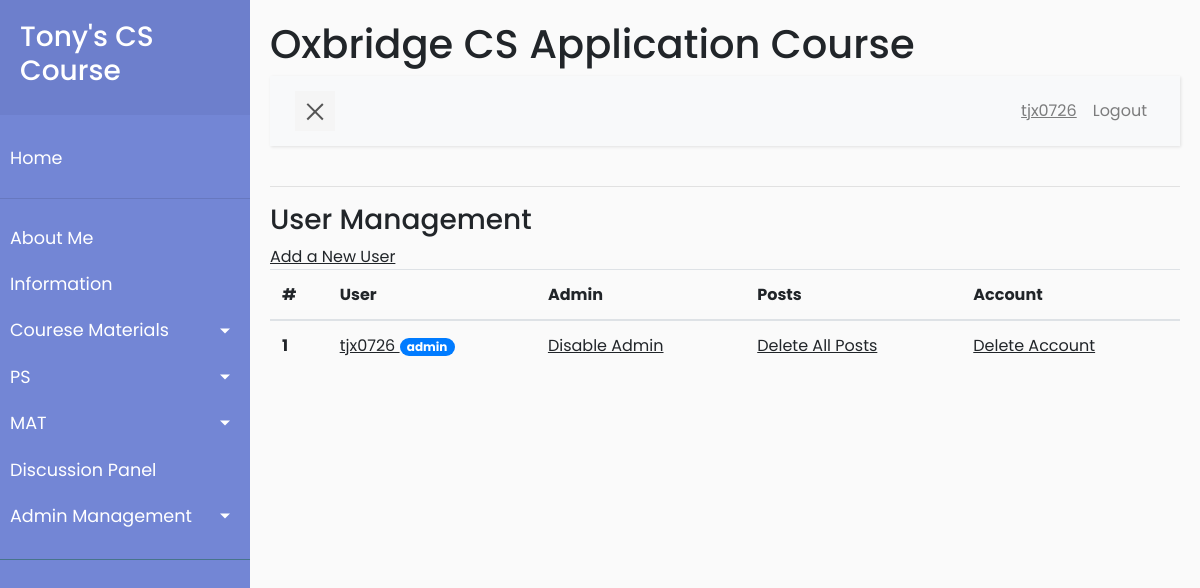
Before: /management/user_management (signed in) with the older database file.
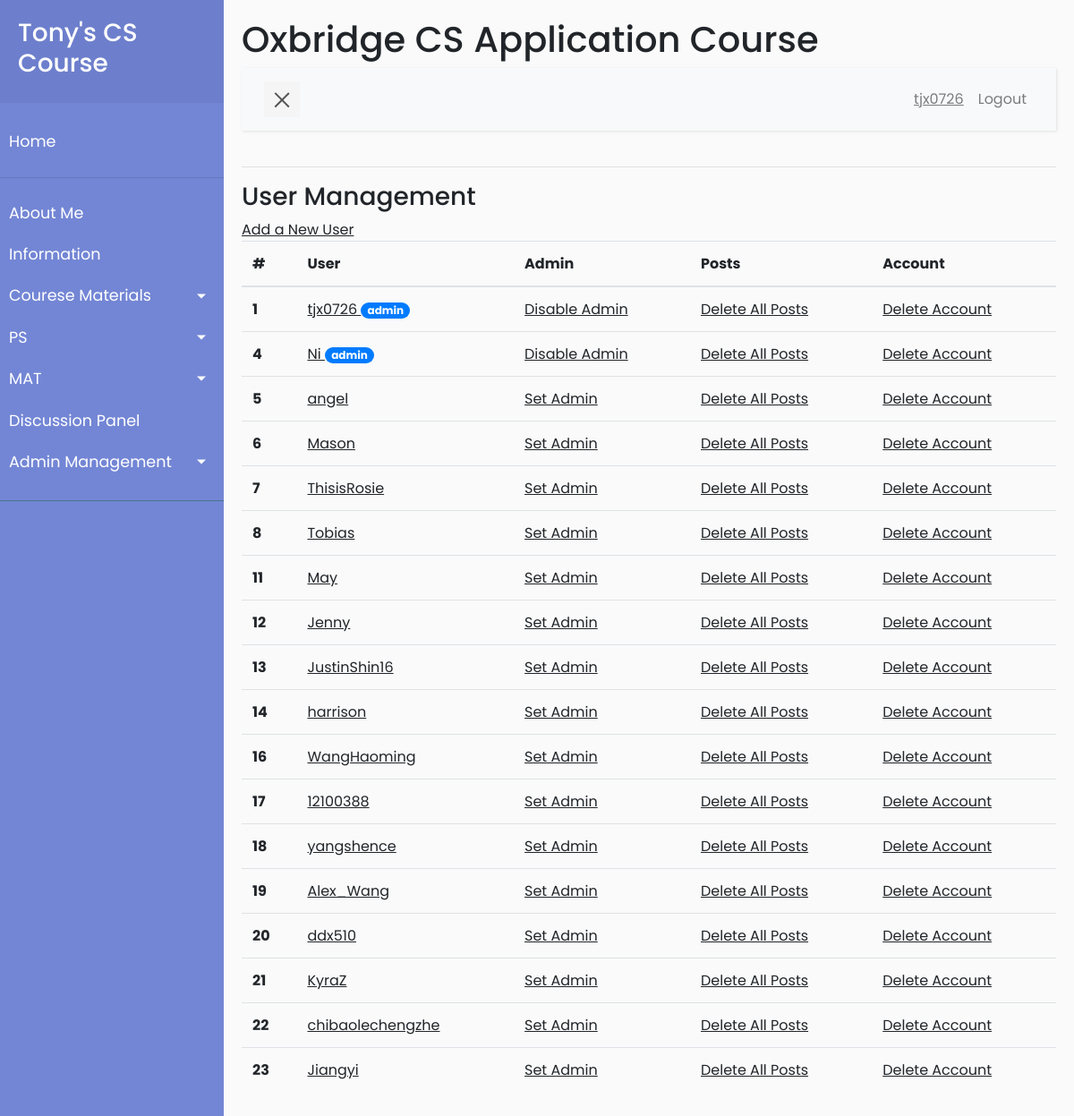
After: the same page with the newer database file.
### app/models.py (models this page shows, shortened)
class User(UserMixin, db.Model):
    id = db.Column(db.Integer, primary_key=True)
    username = db.Column(db.String(64), index=True, unique=True)
    firstname = db.Column(db.String(64), index=True)
    lastname = db.Column(db.String(64), index=True)
    email = db.Column(db.String(120), index=True, unique=True)
    password_hash = db.Column(db.String(128))
    is_admin = db.Column(db.Boolean, default=False)
    posts = db.relationship('Post', backref='author', lazy='dynamic')
    mats = db.relationship('Mat', secondary=user_mat_association,
                           back_populates='viewers')
    mat_results = db.relationship(
        'Mat_result', backref='student', lazy='dynamic')
    ps_own = db.relationship("Ps_files", backref='owner', lazy='dynamic',
                             foreign_keys='Ps_files.user_id_owner')
    ps_by_me = db.relationship("Ps_files", backref='author',
                               lazy='dynamic', foreign_keys='Ps_files.user_id_author')

### app/routes.py (the view)
@app.route('/management/user_management')
@login_required
@admin_requirement
def user_management():
    users = User.query.order_by(User.id).all()
    return render_template('user_management.html', title='User Management',
                           users=users)

### app/models.py (called while the page is built)
@login.user_loader
def load_user(id):
    return User.query.get(int(id))

### app/routes.py (called while the page is built)
def admin_requirement(f):
    from functools import wraps
    @wraps(f)
    def wrap(*args, **kwargs):
        if current_user.is_admin:
            return f(*args, **kwargs)
        else:
            flash('You have no access to admin contents.')
            return redirect(url_for('index'))
    return wrap

### app/templates/user_management.html
{% extends "base.html" %}
{% block content %}
<h3>User Management</h3> <a href="{{ url_for('register') }}"><u>Add a New User</u> </a>
    <table class="table">
        <thead>
        <tr>
            <th scope="col">#</th>
            <th scope="col">User</th>
            <th scope="col">Admin</th>
            <th scope="col">Posts</th>
            <th scope="col">Account</th>
        </tr>
        </thead>
        <tbody>
    {% for u in users %}
        <tr>
            <th scope="row">{{ u.id }}</th>
            <td>
                <u><a href="{{ url_for('user_default', username=u.username) }}">
                            {{u.username}} </a></u>
                {% if u.is_admin %}
                <span class="badge badge-pill badge-primary">admin </span>
                {% endif %}
            </td>
            <td>
                <u><a href="{{ url_for('change_admin', username=u.username) }}">
                {% if u.is_admin%}
                Disable Admin
                {% else %}
                Set Admin
                {% endif%}
                </a></u>
            </td>
            <td>
                <u><a href='{{url_for('delete_user_post_confirm', username=u.username)}}'>
                        Delete All Posts
                </a></u>
            </td>
            <td>
                <u><a href="{{url_for('delete_user_confirm', username=u.username)}}">
                        Delete Account
                </a></u>
            </td>
        </tr>
    {% endfor %}
        </tbody>
    </table>
{% endblock%}

### app/templates/base.html (shortened to what this page needs)
<html lang="en">
    <head>
        <link rel="stylesheet" href="{{  url_for('static', filename='scripts/css/bootstrap.min.css') }}">
        <link rel="stylesheet" href="{{  url_for('static', filename='scripts/css/style5.css') }}">
    </head>
    <body>
        <div class="wrapper">
            <nav id="sidebar">
                <div class="sidebar-header">
                    <a href="{{ url_for('index') }}"><h3>Tony's CS Course</h3></a>
                </div>
                <ul class="list-unstyled components">
                    <li>
                        <a href="{{ url_for('index') }}">Home</a>
                    </li>
                    <hr>
                    <li>
                        <a href="{{ url_for('about_me') }}">About Me</a>
                    </li>
                    <li>
                        <a href="{{ url_for('information')}}">Information</a>
                    </li>
                    <li>
                        <a href="#cmSubmenu" data-toggle="collapse"
                            aria-expanded="false"
                            class="dropdown-toggle">Courese Materials</a>
                    </li>
                    <li>
                        <a href="#psSubmenu" data-toggle="collapse"
                            aria-expanded="false" class="dropdown-toggle">PS</a>
                    </li>
                    <li>
                        <a href="#matSubmenu" data-toggle="collapse"
                            aria-expanded="false" class="dropdown-toggle">MAT</a>
                    </li>
                    <li>
                        <a href="{{ url_for('discussion_no_page') }}">Discussion Panel</a>
                    </li>
					{% if current_user.is_admin%}
                    <li>
                        <a href="#adminSubmenu" data-toggle="collapse" aria-expanded="false" class="dropdown-toggle">Admin Management</a>
                    </li>
					{% endif %}
                </ul>
            </nav>
            <div id="content">
                <h1>Oxbridge CS Application Course</h1>
                <nav class="navbar navbar-expand-lg navbar-light bg-light">
                    <div class="container-fluid">
                        <button type="button" id="sidebarCollapse" class="navbar-btn">
                            <span></span>
                        </button>
                        <div class="collapse navbar-collapse" id="navbarSupportedContent">
                            <ul class="nav navbar-nav ml-auto">
                                {% if current_user.is_anonymous %}
                                <li class="nav-item">
                                    <a class="nav-link" href="{{ url_for('login') }}">Login</a>
                                </li>
                                <li class="nav-item">
                                    <a class="nav-link" href="{{
                                        url_for('register') }}">Register</a>
                                </li>
                                {% else %}
                                <li class="nav-item">
                                    <a class="nav-link" href="{{
                                        url_for('user_default', username=current_user.username)}}"><u>{{current_user.username}}</u></a>
                                </li>
                                <li class="nav-item">
                                    <a class="nav-link" href="{{ url_for('logout') }}">Logout</a>
                                </li>
                                {% endif %}
                            </ul>
                        </div>
                    </div>
                </nav>
                <hr>
                {% block content %}
                {% endblock %}
            </div>
        </div>
    </body>
</html>

### app/static/scripts/css/style5.css (style rules this page uses)
body { font-family: 'Poppins', sans-serif; background: #fafafa; word-wrap: break-word; }
a, a:hover, a:focus { color: inherit; text-decoration: none; transition: all 0.3s; }
.navbar { padding: 15px 10px; background: #fff; border: none; border-radius: 0; margin-bottom: 40px; box-shadow: 1px 1px 3px rgba(0, 0, 0, 0.1); }
.navbar-btn { box-shadow: none; outline: none !important; border: none; }
.wrapper { display: flex; width: 100%; align-items: stretch; perspective: 1500px; }
#sidebar { min-width: 250px; max-width: 250px; background: #7386D5; color: #fff; transition: all 0.6s cubic-bezier(0.945, 0.020, 0.270, 0.665); transform-origin: bottom left; }
#sidebar .sidebar-header { padding: 20px; background: #6d7fcc; }
#sidebar ul.components { padding: 20px 0; border-bottom: 1px solid #47748b; }
#sidebar ul li a { padding: 10px; font-size: 1.1em; display: block; }
a[data-toggle="collapse"] { position: relative; }
.dropdown-toggle::after { display: block; position: absolute; top: 50%; right: 20px; transform: translateY(-50%); }
#content { width: 100%; padding: 20px; min-height: 100vh; transition: all 0.3s; }
#sidebarCollapse { width: 40px; height: 40px; background: #f5f5f5; cursor: pointer; }
#sidebarCollapse span { width: 80%; height: 2px; margin: 0 auto; display: block; background: #555; transition: all 0.8s cubic-bezier(0.810, -0.330, 0.345, 1.375); transition-delay: 0.2s; }
#sidebarCollapse span:last-of-type { transform: rotate(-45deg) translate(1px, -1px); }

Changed rows visible on the page:
added User: id "4", username "Ni", is_admin "admin"
added User: id "5", username "angel", is_admin "Set Admin"
added User: id "6", username "Mason", is_admin "Set Admin"
added User: id "7", username "ThisisRosie", is_admin "Set Admin"
added User: id "8", username "Tobias", is_admin "Set Admin"
added User: id "11", username "May", is_admin "Set Admin"
added User: id "12", username "Jenny", is_admin "Set Admin"
added User: id "13", username "JustinShin16", is_admin "Set Admin"
added User: id "14", username "harrison", is_admin "Set Admin"
added User: id "16", username "WangHaoming", is_admin "Set Admin"
added User: id "17", username "12100388", is_admin "Set Admin"
added User: id "18", username "yangshence", is_admin "Set Admin"
added User: id "19", username "Alex_Wang", is_admin "Set Admin"
added User: id "20", username "ddx510", is_admin "Set Admin"
added User: id "21", username "KyraZ", is_admin "Set Admin"
added User: id "22", username "chibaolechengzhe", is_admin "Set Admin"
added User: id "23", username "Jiangyi", is_admin "Set Admin"
